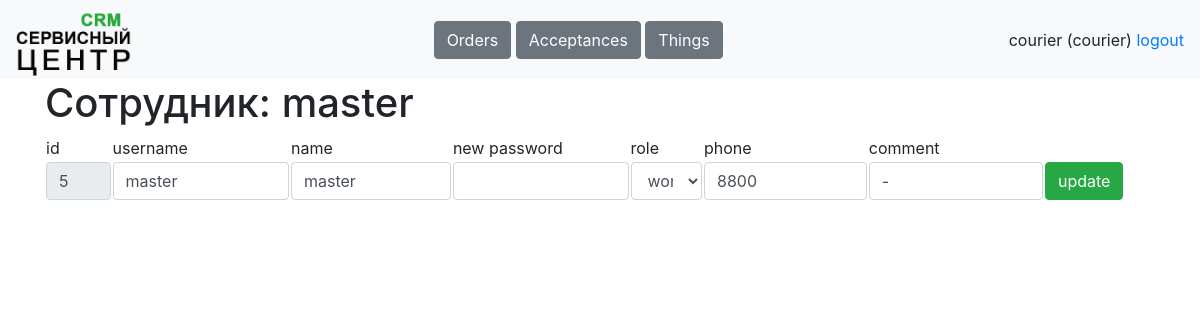
Page /tables/workers/5 (signed in) on the committed database.
### data/tables.py (models this page shows, shortened)
class Worker(db_session.SqlAlchemyBase, SerializerMixin, UserMixin):
    __tablename__ = 'workers'
    id = Column(sqlalchemy.Integer, primary_key=True, autoincrement=True)
    username = Column(sqlalchemy.String, nullable=True)
    name = Column(sqlalchemy.String, nullable=True)
    password = Column(sqlalchemy.String, nullable=True)
    role = Column(sqlalchemy.String, nullable=True)
    phone = Column(sqlalchemy.String, nullable=True)
    comment = Column(sqlalchemy.String, nullable=True)
    works = orm.relationship('Work', back_populates='worker')
    acceptances = orm.relationship('Acceptance', back_populates='worker')

### main.py (the view)
@app.route('/tables/workers/<int:worker_id>', methods=['GET', 'POST'])
@stuff.login_and_role_required(current_user, '/tables/worker')
def user(worker_id):
    if request.method == 'GET':
        return render_template('worker.html', user=current_user,
                               this_user=stuff.get_entry('workers', worker_id))
    elif request.method == 'POST':
        stuff.update_entry('workers', request.form)
        return redirect(f'/tables/workers')

### main.py (called while the page is built)
@login_manager.user_loader
def load_user(worker_id):
    worker = stuff.db_sess.get(Worker, worker_id)
    return worker

### stuff.py (called while the page is built)
def is_role_acceptable(role, page):
    return True

def login_and_role_required(current_user, page):
    def wrapper(f):
        @wraps(f)
        def decorated_function(*args, **kwargs):
            if current_user.is_authenticated:
                if is_role_acceptable(current_user.role, page):
                    return f(*args, **kwargs)
                return redirect('/dashboard')
            resp = redirect('/login')
            return resp
        return decorated_function
    return wrapper

def get_entry(table, entry_id):
    if table == 'clients':
        return db_sess.query(Client).get(entry_id)
    elif table == 'orders':
        return db_sess.query(Order).get(entry_id)
    elif table == 'acceptances':
        return db_sess.query(Acceptance).get(entry_id)
    elif table == 'things':
        return db_sess.query(Thing).get(entry_id)
    elif table == 'works':
        return db_sess.query(Work).get(entry_id)
    elif table == 'workers':
        return db_sess.query(Worker).get(entry_id)

### templates/worker.html (shortened to what this page needs)
{% extends "base.html"%}
{% block content %}
<h1>Сотрудник: {{this_user.name}}</h1>
<form method="post">
<table>
    <tr>
        <td width="6%">id</td>
        <td>username</td>
        <td>name</td>
        <td>new password</td>
        <td>role</td>
        <td>phone</td>
        <td>comment</td>
    </tr>
    <tr>
        <td width="6%"><input class="form-control" value="{{this_user.id}}" name="id" readonly></td>
        <td><input class="form-control" value="{{this_user.username}}" name="username"></td>
        <td><input class="form-control" value="{{this_user.name}}" name="name"></td>
        <td><input class="form-control" name="new_password"></td>
        <td><select class="form-control" name="role">
            {% for role in ['manager', 'courier', 'worker', 'all_in'] %}
            {% if role == this_user.role %}
            <option selected>{{role}}</option>
            {% else %}
            <option>{{role}}</option>
            {% endif %}
            {% endfor %}
        </select></td>
        <td><input class="form-control" value="{{this_user.phone}}" name="phone"></td>
        <td><input class="form-control" value="{{this_user.comment}}" name="comment"></td>
        <td width="10%"><button type="submit" class="btn btn-success">update</button></td>
    </tr>
</table>
</form><br>
{% endblock %}

### templates/base.html (shortened to what this page needs)
<!doctype html>
<html>
<head>
    <link rel="stylesheet"
          href="https://stackpath.bootstrapcdn.com/bootstrap/4.4.1/css/bootstrap.min.css"
>
    <link rel="stylesheet" href="static/css/style.css" />
</head>
<body>
<header>
    <nav class="navbar navbar-light bg-light">
        <a class="navbar-brand" style="height: 63px;" href="/dashboard"><img height="63px" src="/static/icons/logo.png"></a>
        <div>
            {% if user.role == "manager" %}
                <a class="btn btn-secondary" href="/tables/clients" role="button">Clients</a>
                <a class="btn btn-secondary" href="/tables/orders" role="button">Orders</a>
            {% elif user.role == "courier" %}
                <a class="btn btn-secondary" href="/tables/orders" role="button">Orders</a>
                <a class="btn btn-secondary" href="/tables/acceptances" role="button">Acceptances</a>
                <a class="btn btn-secondary" href="/tables/things" role="button">Things</a>
            {% elif user.role == "worker" %}
                <a class="btn btn-secondary" href="/tables/acceptances" role="button">Acceptances</a>
                <a class="btn btn-secondary" href="/tables/works" role="button">Works</a>
                <a class="btn btn-secondary" href="/tables/things" role="button">Things</a>
            {% endif %}
        </div>
        <div>
            <a>{{user.name}} ({{user.role}})</a>
            <a href="/logout">logout</a>
        </div>
    </nav>
</header>
<main role="main" class="container">
    {% block content %}{% endblock %}
</main>
</body>
</html>

### rows in the picture
Worker: name "courier", role "courier"
Worker: name "master", id "5", username "master", role "worker", phone "8800", comment "-"
